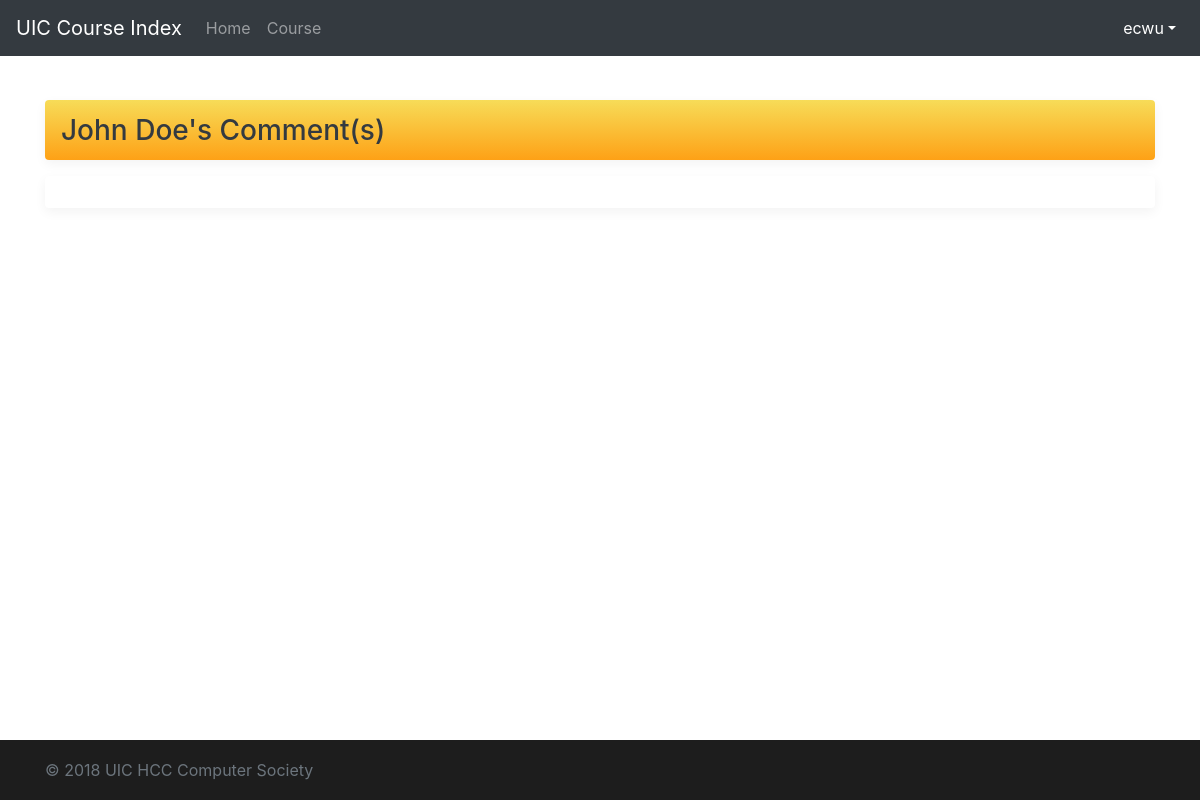
/tools/comments/3 (signed in), run on an earlier commit of the app's database.
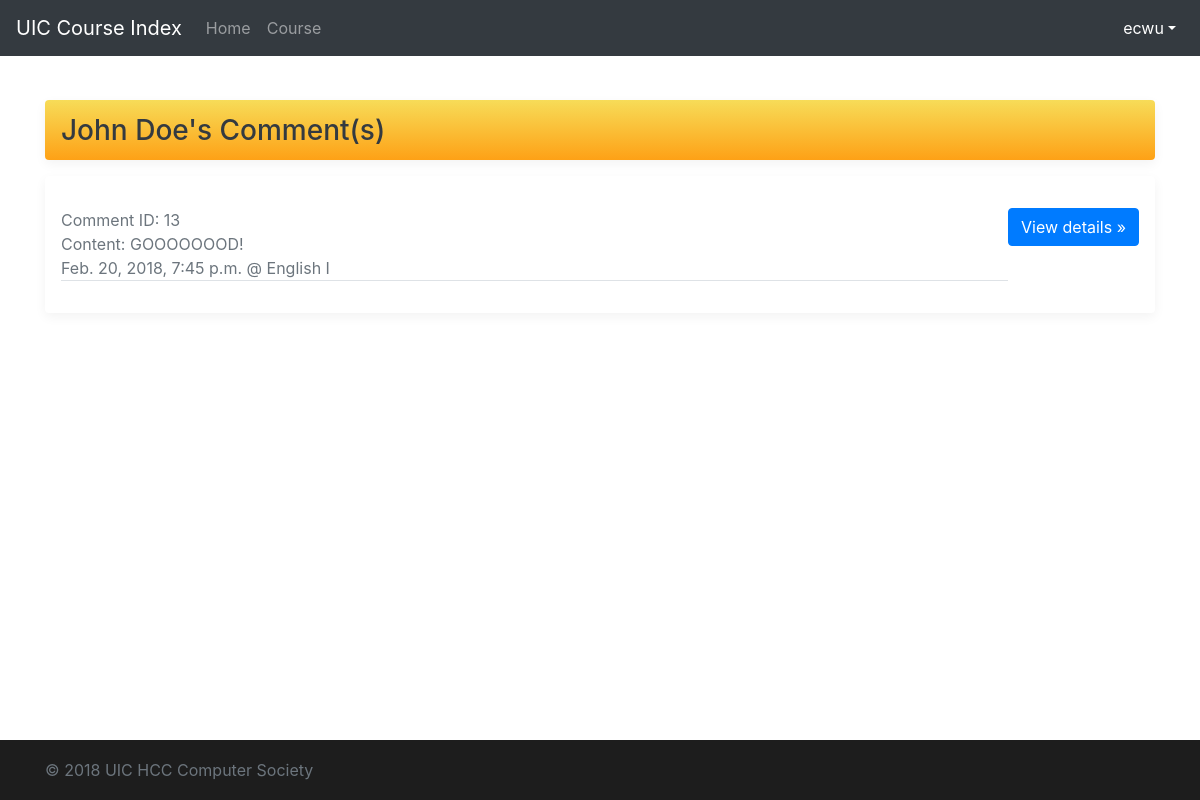
And on a later commit of the database.
### course/models.py (models this page shows, shortened)
class Comments(models.Model):
    course = models.ForeignKey(Course, on_delete=models.CASCADE)
    sender = models.ForeignKey(User, on_delete=models.CASCADE)
    pub_date = models.DateTimeField(auto_now_add=True)
    content = models.TextField()
    is_recommend = models.BooleanField(default=False)
    is_banned = models.BooleanField(default=False)
    up_vote = models.IntegerField(default=0)
    down_vote = models.IntegerField(default=0)
    pid = models.ForeignKey('self', blank=True, null=True, on_delete=models.DO_NOTHING)
    class Meta:
        ordering = ['up_vote', '-pub_date']

class Course(models.Model):
    UIC_DIVISION = (('DST', 'Division of Science and Technology'),
                    ('DBM', 'Division of Business and Management'),
                    ('DHSS', 'Division of Humanities and Social Sciences'),
                    ('DCC', 'Division of Culture and Creativity'),
                    ('ALL', 'All Division'))
    UIC_MAJOR = (
        ('DST', (
            ('FST', 'Food Science and Technology'),
            ('ENVS', 'Environmental Science'),
            ('APSY', 'Applied Psychology'),
            ('STAT', 'Statistics'),
            ('FM', 'Financial Mathematics'),
            ('CST', 'Computer Science and Technology'),
            ('DS', 'Data Science'),
            ('ALLDST', 'All DST Major')
        )),
        ('DBM', (
            ('ACCT', 'Accounting'),
            ('FIN', 'Finance'),
            ('AE', 'Applied Economics'),
            ('EBIS', 'e-Business Management and Information Systems'),
            ('MHR', 'Management of Human Resources'),
            ('MKT', 'Marketing Management'),
            ('EPIN', 'Entrepreneurship and Innovation'),
            ('ALLDBM', 'All DBM Major')
        )),
        ('DCC', (
            ('CCM', 'Culture, Creativity and Management'),
            ('CTV', 'Cinema and Television'),
            ('MAD', 'Media Arts and Design'),
            ('ALLDCC', 'All DCC Major')
        )),
        ('DHSS', (
            ('GIR', 'Government and International Relations'),
            ('SWSA', 'Social Work and Social Administration'),
            ('IJ', 'International Journalism'),
            ('PRA', 'Public Relations and Advertising'),
            ('ATS', 'Applied Translation Studies '),
            ('ELLS', 'English Language and Literature Studies'),
            ('ALLDHSS', 'All DHSS Major')
        )),
        ('ALL', 'ALL Major')
    )
    UIC_COURSE_CATEGORY = (
        ('BBAC', 'BBA (Hons) Core'),
        ('MR', 'Major Required'),
        ('ME', 'Major Elective'),
        ('GEC', 'General Education Core'),
        ('GED', 'General Education Distribution'),
        ('WPEX', 'Whole Person Education Experiential Learning Modules'),
        ('FE', 'Free Elective')
    )
    UIC_COURSE_UNITS = (
        (3, 'Three Units'),
        (1, 'One Unit')
    )
    course_name_en = models.CharField(max_length=128, null=True)
    course_name_cn = models.CharField(max_length=128, null=True)
    course_code = models.CharField(max_length=32, default='EMPY1003')
    course_units = models.IntegerField(default=3, choices=UIC_COURSE_UNITS)
    course_class = models.CharField(max_length=32, default='DEFAULT_CLASS')
    course_major = models.CharField(max_length=32, default='ALL', choices=UIC_MAJOR)
    course_division = models.CharField(max_length=32, default='ALL', choices=UIC_DIVISION)
    course_category = models.CharField(max_length=32, default='FE', choices=UIC_COURSE_CATEGORY)
    course_descriptions = models.TextField(null=True, default='To be added')
    course_pre_request = models.ForeignKey('self', blank=True, null=True, on_delete=models.DO_NOTHING)
    up_vote = models.IntegerField(default=0)
    down_vote = models.IntegerField(default=0)
    pub_date = models.DateTimeField(auto_now_add=True)
    update_time = models.DateTimeField(auto_now=True)
    view_times = models.IntegerField(default=0)
    def __str__(self):
        return self.course_name_en

### course/views.py (the view)
# urls.py: path('tools/comments/<int:user_id>', views.view_your_comment, name='view_your_comment'),
def view_your_comment(request, user_id):
    if not request.user.is_authenticated:
        messages.add_message(request, messages.ERROR, 'No permission.')
        return redirect('/')
    else:
        if str(user_id) == str(request.user.id):
            return redirect('/tools/comments/')
        comment = models.Comments.objects.filter(sender = user_id)
        aim_user = User.objects.get(pk=user_id)
        return render(request, 'tools/onecomment.html', {'comments': comment, 'aim_user': aim_user})

### course/templates/tools/onecomment.html (shortened to what this page needs)
<!doctype html>
<html lang="en">
<head>
    <link href="https://cdn.bootcss.com/bootstrap/4.0.0/css/bootstrap.min.css" rel="stylesheet">
    {% load static %}
    <link href="{% static "course/css/login_page.css" %}" rel="stylesheet">
</head>
<body>
<header>
    <nav class="navbar navbar-expand-md navbar-dark fixed-top bg-dark">
        <a class="navbar-brand" href="{% url 'home_page' %}">UIC Course Index</a>
        <div class="collapse navbar-collapse" id="navbarCollapse">
            <ul class="navbar-nav mr-auto">
                <li class="nav-item">
                    <a class="nav-link" href="{% url 'home_page' %}">Home</a>
                </li>
                <li class="nav-item">
                    <a class="nav-link" href="{% url 'course_list' %}">Course</a>
                </li>
            </ul>
            <ul class="navbar-nav ml-auto">
                <li class="nav-item dropdown show">
                    <a class="nav-link dropdown-toggle" href="#" id="dropdown01" data-toggle="dropdown"
                       aria-haspopup="true" aria-expanded="true">{{ user.username }}</a>
                </li>
            </ul>
        </div>
    </nav>
</header>
<main role="main" class="container">
    <br>
    <div class="d-flex align-items-center p-3 my-3 text-white-50 lightyellow-yellow rounded box-shadow">
        <div class="lh-100" style="width: 100%;">
            <div class="d-flex justify-content-between align-items-center">
                <h3 class="mb-0 text-dark lh-100">{{ aim_user.get_full_name }}'s Comment(s)
                </h3>
            </div>
        </div>
    </div>
    <div class="my-3 p-3 bg-white rounded box-shadow">
        {% if aim_user.is_staff or aim_user.is_superuser or aim_user.groups.all.0.name == "course_master" %}
        {% if user.is_staff or user.is_superuser or user.groups.all.0.name == "course_master" %}
            {% for comment in comments %}
                <div class="media text-muted pt-3">
                    <p class="media-body border-bottom border-gray">
                <span>Comment ID: {{ comment.id }}
                    {% if comment.is_recommend %}
                        <span class="badge badge-info">This comment has been recommended by the system</span>
                    {% endif %}
                    {% if comment.is_banned %}
                        <span class="badge badge-danger">This comment has been collapsed by the system and will not be displayed under the course page.</span>
                    {% endif %}
                </span><br>
                        <span>Content: {{ comment.content }}</span><br>
                        <span>{{ comment.pub_date }} @ {{ comment.course }}</span><br>
                    <p><a href="{% url 'course_detail' comment.course.id %}" class="btn btn-primary">View details »</a>
                    </p>
                    </p>
                </div>
            {% endfor %}
        {% else %}
            <h3 class="text-center">You do not have access to this user's comments</h3>
        {% endif %}
        {% else %}
            {% for comment in comments %}
                <div class="media text-muted pt-3">
                {% if comment.is_banned %}
                    {% else %}
                    <p class="media-body border-bottom border-gray">
                        <span>Comment ID: {{ comment.id }}</span><br>
                        <span>Content: {{ comment.content }}</span><br>
                        <span>{{ comment.pub_date }} @ {{ comment.course }}</span><br>
                        <p><a href="{% url 'course_detail' comment.course.id %}" class="btn btn-primary">View details »</a></p>
                    </p>
                {% endif %}
                </div>
            {% endfor %}
    {% endif %}
    </div>
</main>
<footer class="footer">
    <div class="container">
        <span class="text-muted">&copy; 2018 UIC HCC Computer Society</span>
    </div>
</footer>
{% load static %}
</body>
</html>

What changed in the data, as far as the page shows it:
added Comments: id "13", content "GOOOOOOOD!", pub_date "Feb. 20, 2018, 7:45 p.m.", course "English I"
